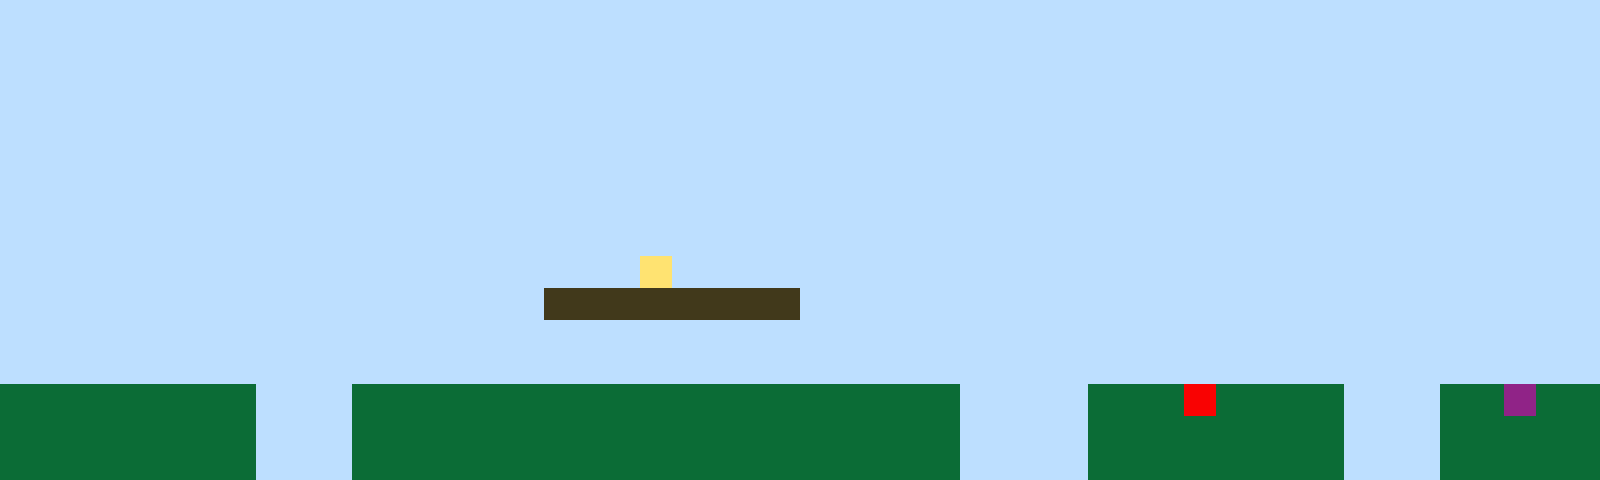

Tiled map render using the project's own tile images. Description and the whole map definition, tile-layer contents included, below:
An orthogonal 50x15 tile map with 32x32 px tiles, 1 tile layer (Tile Layer 1).

<map version="1.10" tiledversion="1.11.2" orientation="orthogonal" renderorder="right-up" width="50" height="15" tilewidth="32" tileheight="32" infinite="0" nextlayerid="2" nextobjectid="1"><editorsettings><export target="map1.csv" format="csv" /></editorsettings><tileset firstgid="1" name="sprites" tilewidth="32" tileheight="32" tilecount="6" columns="3"><image source="sprites.png" width="96" height="64" /></tileset><layer id="1" name="Tile Layer 1" width="50" height="15"><data encoding="csv">1,1,1,1,1,1,1,1,1,1,1,1,1,1,1,1,1,1,1,1,1,1,1,1,1,1,1,1,1,1,1,1,1,1,1,1,1,1,1,1,1,1,1,1,1,1,1,1,1,1,1,1,1,1,1,1,1,1,1,1,1,1,1,1,1,1,1,1,1,1,1,1,1,1,1,1,1,1,1,1,1,1,1,1,1,1,1,1,1,1,1,1,1,1,1,1,1,1,1,1,1,1,1,1,1,1,1,1,1,1,1,1,1,1,1,1,1,1,1,1,1,1,1,1,1,1,1,1,1,1,1,1,1,1,1,1,1,1,1,1,1,1,1,1,1,1,1,1,1,1,1,1,1,1,1,1,1,1,1,1,1,1,1,1,1,1,1,1,1,1,1,1,1,1,1,1,1,1,1,1,1,1,1,1,1,1,1,1,1,1,1,1,1,1,1,1,1,1,1,1,1,1,1,1,1,1,1,1,1,1,1,1,1,1,1,1,1,1,1,1,1,1,1,1,1,1,1,1,1,1,1,1,1,1,1,1,1,1,1,1,1,1,1,1,1,1,1,1,1,1,1,1,1,1,1,1,1,1,1,1,1,1,1,1,1,1,1,1,1,1,1,1,1,1,1,1,1,1,1,1,1,1,1,1,1,1,1,1,1,1,1,1,1,1,1,1,1,1,1,1,1,1,1,1,1,1,1,1,1,1,1,1,1,1,1,1,1,1,1,1,1,1,1,1,1,1,1,1,1,1,1,1,1,1,1,1,1,1,1,1,1,1,1,1,1,1,1,1,1,1,1,1,1,1,1,1,1,1,1,1,1,1,1,1,1,1,1,1,1,1,1,1,1,1,1,1,1,1,1,1,1,1,1,1,1,1,1,1,1,1,1,1,1,1,1,1,1,1,1,1,1,1,1,1,1,1,1,1,1,1,1,1,1,1,1,1,1,1,1,1,4,1,1,1,1,1,1,1,1,1,1,1,1,1,1,1,1,1,1,1,1,1,1,1,1,1,1,1,1,1,1,1,1,1,1,1,1,1,1,1,1,1,1,1,1,1,1,3,3,3,3,3,3,3,3,1,1,1,1,1,1,1,1,1,1,1,1,1,1,1,1,1,1,1,1,1,1,1,1,1,1,1,1,1,1,1,1,1,1,1,1,1,1,1,1,1,1,1,1,1,1,1,1,1,1,1,1,1,1,1,1,1,1,1,1,1,1,1,1,1,1,1,1,1,1,1,1,1,1,1,1,1,1,1,1,1,1,1,1,1,1,1,1,1,1,1,1,1,1,1,1,1,1,1,1,1,1,1,1,1,1,1,1,1,1,1,1,1,1,1,1,1,1,1,1,1,1,1,1,1,2,2,2,2,2,2,2,2,1,1,1,2,2,2,2,2,2,2,2,2,2,2,2,2,2,2,2,2,2,2,1,1,1,1,2,2,2,5,2,2,2,2,1,1,1,2,2,6,2,2,2,2,2,2,2,2,2,2,1,1,1,2,2,2,2,2,2,2,2,2,2,2,2,2,2,2,2,2,2,2,1,1,1,1,2,2,2,2,2,2,2,2,1,1,1,2,2,2,2,2,2,2,2,2,2,2,2,2,1,1,1,2,2,2,2,2,2,2,2,2,2,2,2,2,2,2,2,2,2,2,1,1,1,1,2,2,2,2,2,2,2,2,1,1,1,2,2,2,2,2</data></layer></map>
